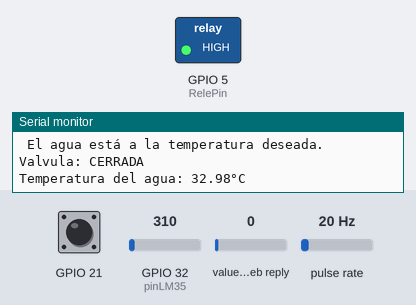
The sketch below on a simulated ESP32. Shown: switched loads named in the sketch (green lamp = pin HIGH), the last lines printed to the serial monitor. Wiring (inferred from the names in the program): pulse sensor: data GPIO 2. Inputs (shaded band) come from the test bench; at power-on: GPIO 32 (pinLM35) = 310, pulse rate 20 Hz, GPIO 21 HIGH, value in the web reply 0. WiFi joins after 1.5 s; servers stay silent unless stated; web services answer with replies made up by the test bench.

Above: at 2.7 s.
2.8 s: GPIO 32 (pinLM35) set to 287
4.3 s: GPIO 32 (pinLM35) set to 245
At 5.1 s:
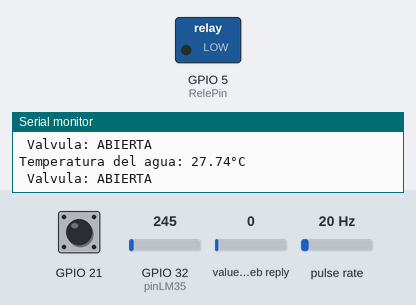
5.8 s: pulse rate (sensor on GPIO 2) set to 3 Hz
8.5 s: pulse rate (sensor on GPIO 2) set to 0 Hz
At 11.2 s:
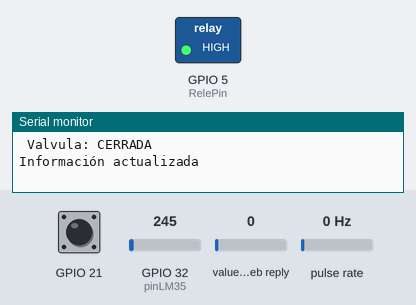
Timing chart, 0 to 12.5 s (numbered marks = the images above; inputs shaded):
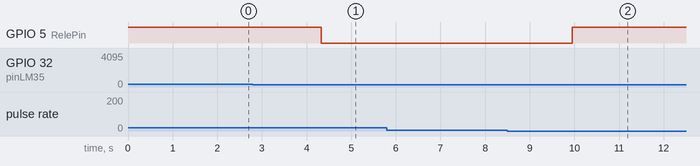

Measured:
- the behaviour switches between 274 and 273 on GPIO 32 (pinLM35) (found by bisection; images 0 and 1)
- the behaviour switches between 2 and 1 Hz on pulse rate (sensor on GPIO 2) (found by bisection; images 1 and 2)
- after the input at 4.3 s, GPIO 5 (RelePin): HIGH → LOW at once
- after the input at 8.5 s, GPIO 5 (RelePin): LOW → HIGH after 1.5 s

The sketch:

Prototipo_IOT_Final.ino
```cpp
/*Final release code
 * Subject: IoT
 *
 * Author: Tsipini
 * Date: Oct 16,2022
 * Modified: Dic 1,2022
 *
 * Version: 7.0
 *
 * Notes:
*All gut, not good, gut!
 */


#include "ThingSpeak.h"
#include "WiFi.h"
#include <ArduinoJson.h>    //JSON
WiFiServer server(80);      //Wifi Server


//ThingSpeak retrive information
char   host[]      = "api.thingspeak.com";  // ThingSpeak address
String APIkey      = "1934178";             // Thingspeak Read Key, works only if a PUBLIC viewable channel
String APIreadkey  = "YWOJUI2OQGO78WME";    // Thingspeak Read Key, works only if a PUBLIC viewable channel
const int httpPort = 80;


//Conexión a Internet


const char* ssid = "RED"; //Nombre de su internet                           <<<<<<------WI-FI-----------------------+O
const char* password = "PSW"; //Contraseña de su internet


//Wifi client to retrieve from thingSpeak
WiFiClient client;
const unsigned long HTTP_TIMEOUT = 10000;  // max respone time from server


unsigned long myChannelNumber = 4;
const char * myWriteAPIKey = "YWOJUI2OQGO78WME";

//Información para poder subir datos a ThingSpeak
unsigned long R_channelID = 1916671; //ID del canal de UDS
const char* ReadAPIKey = "EADNR0T3DL06KNSR"; //READ API Key del canal que creaste

unsigned long channelID = 1916671; //ID del canal de UDS
const char* WriteAPIKey = "HXXCY391D2TWZCYY"; //Write API Key del canal que creaste
WiFiClient cliente; //Objeto Cliente del WiFi

//ThingSpeak retrieve, define this as PUBLIC or PRIVATE to access the channels as required by their security setting
#define PUBLIC

/*PIN Definitions flowmeter*/

#define SENSOR        2

/*#define PIN_FLOWSENSOR  2 // Could be any available*/
#define RELE_1          5

/*Definitions for button*/
//#define BUTTON         21
int manual_flag = 0;


/*Definitions for LM35*/
#define ADC_VREF_mV    3300.0   // in millivolt
#define ADC_RESOLUTION 4096.0   // ADC resolution
#define pinLM35        32       // ESP32 pin GIOP36 (ADC0) connected to LM35                             <<<<<<---------PIN-LM35-------------------+O

int TempSet = 30;

int remote_temp = 0;

int TEMP = 0;
float tempC = 0;
int adcVal = 0;
float milliVolt = 0;


/*Definitions for Rele's*/
const int RelePin = RELE_1;
int valvestatus = 0;

/*Definitions for flow meter*/

long currentMillis = 0;
long previousMillis = 0;
int interval = 1000;
boolean ledState = LOW;
float calibrationFactor = 4.5;
volatile byte pulseCount;
byte pulse1Sec = 0;
float flowRate;
unsigned int flowMilliLitres;
unsigned long totalMilliLitres;

void IRAM_ATTR pulseCounter()
{
  pulseCount++;
}
/*
void manual_op()
{
  manual_flag = 0;
}
*/


void setup() {
  /*Serial monitor setup*/
 Serial.begin(115200);

pinMode(21, INPUT);


/*Rele's*/
pinMode (RelePin, OUTPUT);
digitalWrite (RelePin, HIGH); //safety value -> Válvula cerrada

/*Flow sensor*/
  pinMode(SENSOR, INPUT_PULLUP);
  pulseCount = 0;
  flowRate = 0.0;
  flowMilliLitres = 0;
  totalMilliLitres = 0;
  previousMillis = 0;
 attachInterrupt(digitalPinToInterrupt(SENSOR), pulseCounter, FALLING);

//Conexión a internet
Serial.println("INICIANDO...");
WiFi.begin(ssid,password);
    while (WiFi.status() != WL_CONNECTED)
    {
      delay(500);
      Serial.print(".");
    }
 Serial.println("Wifi conectado!");

WiFi.mode(WIFI_STA);

 ThingSpeak.begin(cliente); //Inicializar el servidor de ThingSpeak


Serial.println(" SISTEMA EN LINEA ");


 /*Interrupt for push button*/
// attachInterrupt(digitalPinToInterrupt(BUTTON), manual_op, FALLING);
// manual_flag = 0;
}


void loop() {

 //Actualizamos temperatura
  /*  LM35_code  */
    adcVal = analogRead(pinLM35);                             // Read the ADC value from the temperature sensor
    milliVolt = adcVal * (ADC_VREF_mV / ADC_RESOLUTION);    // Convert the ADC value to voltage in millivolt
    tempC = (milliVolt / 10) + 8;                                 // Convert the voltage to the temperature in °C
    // print the temperature in the Serial Monitor:
   Serial.print("Temperatura del agua: ");
    Serial.print(tempC);   // print the temperature in °C
    Serial.print("°C \n");
    delay(100);
  /*  End_LM35  */

if (tempC>=TempSet)
  {
       Serial.print(" El agua está a la temperatura deseada. Valvula: CERRADA ");
  }
   /*Flow sensor*/

   currentMillis = millis();
  if (currentMillis - previousMillis > interval) {

    pulse1Sec = pulseCount;
    pulseCount = 0;

    // Because this loop may not complete in exactly 1 second intervals we calculate
    // the number of milliseconds that have passed since the last execution and use
    // that to scale the output. We also apply the calibrationFactor to scale the output
    // based on the number of pulses per second per units of measure (litres/minute in
    // this case) coming from the sensor.
    flowRate = ((1000.0 / (millis() - previousMillis)) * pulse1Sec) / calibrationFactor;
    previousMillis = millis();

    // Divide the flow rate in litres/minute by 60 to determine how many litres have
    // passed through the sensor in this 1 second interval, then multiply by 1000 to
    // convert to millilitres.
    flowMilliLitres = (flowRate / 60) * 1000;

    // Add the millilitres passed in this second to the cumulative total
    totalMilliLitres += flowMilliLitres;

    // Print the flow rate for this second in litres / minute
    Serial.print(" Flow rate: ");
    Serial.print(int(flowRate));  // Print the integer part of the variable
    Serial.print("L/min");
    Serial.print("\t");       // Print tab space

    // Print the cumulative total of litres flowed since starting
    Serial.print("Output Liquid Quantity: ");
    Serial.print(totalMilliLitres);
    Serial.print("mL / ");
    Serial.print(totalMilliLitres / 1000);


        Serial.println("\n");
        Serial.println("\n");


  /*End flow sensor*/
  }
delay(10);

while(flowRate >= 0.5)
{
  /*  LM35_code  */
    adcVal = analogRead(pinLM35);                             // Read the ADC value from the temperature sensor
    milliVolt = adcVal * (ADC_VREF_mV / ADC_RESOLUTION);    // Convert the ADC value to voltage in millivolt
    tempC = (milliVolt / 10) + 8;                                 // Convert the voltage to the temperature in °C
    // print the temperature in the Serial Monitor:
    Serial.print("Temperatura del agua: ");
    Serial.print(tempC);   // print the temperature in °C
    Serial.print("°C \n");
  /*  End_LM35  */
delay(10);
  /*Comtrol*/
  if (tempC<=TempSet)
  {
       digitalWrite (RelePin, LOW);
       Serial.print(" Valvula: ABIERTA");
       Serial.print(" \n");
       valvestatus = 1;

 // Se ponen los campos definidos en el canal ThingSpeak con las variables de temperatura y humedad

  ThingSpeak.setField (1,flowRate); //En el campo 1 se le asigna caudal
  // delay(1000);
  ThingSpeak.setField (2,tempC); //En el campo 2 se le asigna la temperatura
  // delay(1000);
  ThingSpeak.setField (3,valvestatus); //En el campo 2 se le asigna status de valvula
  // delay(1000);
  ThingSpeak.setField (4,remote_temp); //En el campo 2 se le asigna status de valvula
  // delay(1000);

  //Mandar los datos a ThingSpeak
  ThingSpeak.writeFields(channelID,WriteAPIKey);


  }
delay(10);
  if (tempC>=TempSet)
  {
      digitalWrite (RelePin, HIGH);
      Serial.print(" El agua está a la temperatura deseada. Valvula: CERRADA ");
      Serial.print(" \n");
      valvestatus = 0;
  }
delay(10);

 //Actualizamos la variable de flujo
   /*Flow sensor*/

   currentMillis = millis();
  if (currentMillis - previousMillis > interval)
  {

    pulse1Sec = pulseCount;
    pulseCount = 0;

    // Because this loop may not complete in exactly 1 second intervals we calculate
    // the number of milliseconds that have passed since the last execution and use
    // that to scale the output. We also apply the calibrationFactor to scale the output
    // based on the number of pulses per second per units of measure (litres/minute in
    // this case) coming from the sensor.
    flowRate = ((1000.0 / (millis() - previousMillis)) * pulse1Sec) / calibrationFactor;
    previousMillis = millis();

    // Divide the flow rate in litres/minute by 60 to determine how many litres have
    // passed through the sensor in this 1 second interval, then multiply by 1000 to
    // convert to millilitres.
    flowMilliLitres = (flowRate / 60) * 1000;

    // Add the millilitres passed in this second to the cumulative total
    totalMilliLitres += flowMilliLitres;

    // Print the flow rate for this second in litres / minute
    Serial.print(" Flow rate: ");
    Serial.print(int(flowRate));  // Print the integer part of the variable
    Serial.print("L/min");
    Serial.print("\t");       // Print tab space

    // Print the cumulative total of litres flowed since starting
    Serial.print("Output Liquid Quantity: ");
    Serial.print(totalMilliLitres);
    Serial.print("mL / ");
    Serial.print(totalMilliLitres / 1000);


        Serial.println("\n");
        Serial.println("\n");


    /*End flow sensor*/

    /*End of control*/
  }
}
  digitalWrite (RelePin, HIGH);
  valvestatus = 0;


        if(valvestatus == 1){
              Serial.print(" Valvula: ABIERTA");
              Serial.print(" \n");
        }
        if(valvestatus == 0){
                Serial.print(" Valvula: CERRADA");
              Serial.print(" \n");
        }


  if(0 == digitalRead(21))        //Condicional del boton
  {
    int counter = 0;
    int safety_timmer = 10;    //segundos de apagado automático

    while(TempSet >= tempC)
    {
    adcVal = analogRead(pinLM35);                             // Read the ADC value from the temperature sensor
    milliVolt = adcVal * (ADC_VREF_mV / ADC_RESOLUTION);    // Convert the ADC value to voltage in millivolt
    tempC = (milliVolt / 10) + 8;                                 // Convert the voltage to the temperature in °C
    Serial.print("Temperatura del agua: ");
    Serial.print(tempC);   // print the temperature in °C
    Serial.print("°C \n");

      Serial.print(" PURGA MANUAL ");
      digitalWrite (RelePin, LOW);
      Serial.print(" Valvula: ABIERTA");
      Serial.print(" \n");

      delay(1000);
      counter++;
      Serial.print(counter);

            if(safety_timmer == counter)
            {
              tempC = TempSet+1;
              counter = 0;
            }

    }

 // Se ponen los campos definidos en el canal ThingSpeak con las variables de temperatura y humedad

  ThingSpeak.setField (1,flowRate); //En el campo 1 se le asigna caudal
  // delay(1000);
  ThingSpeak.setField (2,tempC); //En el campo 2 se le asigna la temperatura
  // delay(1000);
  ThingSpeak.setField (3,valvestatus); //En el campo 2 se le asigna status de valvula
  // delay(1000);
  ThingSpeak.setField (4,remote_temp); //En el campo 2 se le asigna status de valvula
  // delay(1000);

  //Mandar los datos a ThingSpeak
  ThingSpeak.writeFields(channelID,WriteAPIKey);


  }


                                        ///////////////////// VARIABLES ENVÍO DE DATOS \\\\\\\\\\\\\\\\\\\\\\\\


  // Se ponen los campos definidos en el canal ThingSpeak con las variables de temperatura y humedad

  ThingSpeak.setField (1,flowRate); //En el campo 1 se le asigna caudal
  // delay(1000);
  ThingSpeak.setField (2,tempC); //En el campo 2 se le asigna la temperatura
  // delay(1000);
  ThingSpeak.setField (3,valvestatus); //En el campo 2 se le asigna status de valvula
  // delay(1000);
  ThingSpeak.setField (4,remote_temp); //En el campo 2 se le asigna status de valvula
  // delay(1000);

  //Mandar los datos a ThingSpeak
  ThingSpeak.writeFields(channelID,WriteAPIKey);
  Serial.println("Información actualizada");
  Serial.println("\n");


  //Retreive data from ThingSpeak

    RetrieveTSChannelData();
    delay(1000); //Wait before we request again

 Serial.println("Temperatura deseada: ");
  Serial.print(remote_temp);
  Serial.println("\n");
  delay(1000);


}
 ////////////////////////////////////*Loop END*///////////////////////////////////////


void RetrieveTSChannelData() {  // Receive data from Thingspeak
  static char responseBuffer[3*1024]; // Buffer for received data
  client = server.available();
  if (!client.connect(host, httpPort)) {
    Serial.println("connection failed");
    return;
  }
  String url = "/channels/" + APIkey; // Start building API request string
  //GET /channels/CHANNEL_ID/feeds.json?api_key=<your API key>&results=2
  #ifdef PRIVATE
  url += "/fields/1.json?results=5";  // 5 is the results request number, so 5 are returned, 1 woudl return the last result received
  #else
  url += "/fields/1.json?api_key="+APIreadkey+"&results=5";  // 5 is the results request number, so 5 are returned, 1 woudl return the last result received
  #endif
  client.print(String("GET ") + url + " HTTP/1.1\r\n" + "Host: " + host + "\r\n" + "Connection: close\r\n\r\n");
 // Serial.println("\n\r"+String("GET ") + url + " HTTP/1.1\r\n" + "Host: " + host + "\r\n" + "Connection: close\r\n\r\n");
  while (!skipResponseHeaders());                      // Wait until there is some data and skip headers
  while (client.available()) {                         // Now receive the data
    String line = client.readStringUntil('\n');
    if ( line.indexOf('{',0) >= 0 ) {                  // Ignore data that is not likely to be JSON formatted, so must contain a '{'
   //   Serial.println(line);                            // Show the text received
      line.toCharArray(responseBuffer, line.length()); // Convert to char array for the JSON decoder
      decodeJSON(responseBuffer);                      // Decode the JSON text
    }
  }
  client.stop();
}

bool skipResponseHeaders() {
  char endOfHeaders[] = "\r\n\r\n"; // HTTP headers end with an empty line
  client.setTimeout(HTTP_TIMEOUT);
  bool ok = client.find(endOfHeaders);
  if (!ok) { Serial.println("No response or invalid response!"); }
  return ok;
}

bool decodeJSON(char *json) {
  StaticJsonBuffer <3*1024> jsonBuffer;
  char *jsonstart = strchr(json, '{'); // Skip characters until first '{' found and ignore length, if present
  if (jsonstart == NULL) {
 //   Serial.println("JSON data missing");
    return false;
  }
  json = jsonstart;
  JsonObject& root = jsonBuffer.parseObject(json); // Parse JSON
  if (!root.success()) {
 //   Serial.println(F("jsonBuffer.parseObject() failed"));
    return false;
  }
  JsonObject& root_data = root["channel"]; // Begins and ends within first set of { }
  String id   = root_data["id"];
  String name = root_data["name"];
  String field1_name = root_data["field1"];
  String datetime    = root_data["updated_at"];
 // Serial.println("\n\n Channel id: "+id+" Name: "+ name);
 // Serial.println(" Readings last updated at: "+datetime);

  for (int result = 0; result < 5; result++){
    JsonObject& channel = root["feeds"][result]; // Now we can read 'feeds' values and so-on
    String entry_id     = channel["entry_id"];
    String field1value  = channel["field1"];
  //  Serial.print(" Field1 entry number ["+entry_id+"] had a value of: ");
  //  Serial.println(field1value);
    remote_temp = channel["field1"];

  }
}
  //Thing speak response to GET request(headers removed) and /result=1:
  //{"channel":{"id":320098,"name":"Test Channel","latitude":"0.0","longitude":"0.0","field1":"Pressure","field2":"Temperature","field3":"Humidity",
  //"created_at":"2017-08-21T13:22:12Z","updated_at":"2017-08-26T22:18:16Z","last_entry_id":85},
  // Second level [0] begins with array pointer [0] and then { } so we need to move down a level
  //"feeds":[{"created_at":"2017-08-26T22:18:16Z","entry_id":85,"field1":"40"}]}
```
